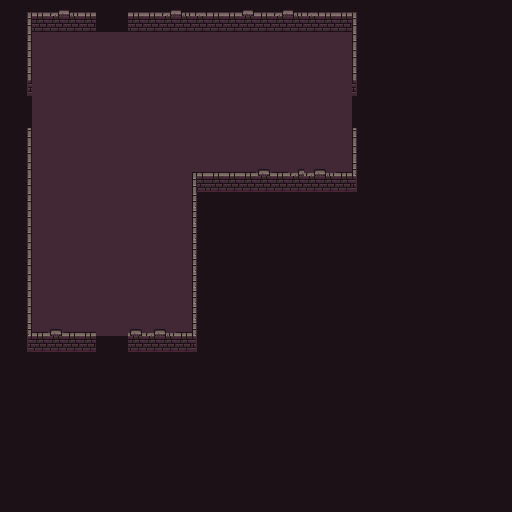

A 2D game scene composited from a Tiled map and its tileset images. What follows is a short description and the map's XML, with each tile layer's data collapsed to a summary:
An orthogonal 32x32 tile map with 16x16 px tiles, 3 tile layers (floor, walls, roof), 2 tilesets and 10 objects.

<map version="1.2" tiledversion="1.2.4" orientation="orthogonal" renderorder="right-down" width="32" height="32" tilewidth="16" tileheight="16" infinite="0" nextlayerid="6" nextobjectid="32">
 <tileset firstgid="1" source="tilesets/dungeon_set_1.tsx" />
 <tileset firstgid="257" source="tilesets/dungeon_set_3.tsx" />
 <layer id="2" name="floor" width="32" height="32">
  <data>[1024 cells, 1024 non-empty, 2 distinct tile ids]</data>
 </layer>
 <layer id="3" name="walls" width="32" height="32">
  <data>[1024 cells, 38 non-empty, 5 distinct tile ids]</data>
 </layer>
 <layer id="4" name="roof" width="32" height="32">
  <data>[1024 cells, 78 non-empty, 17 distinct tile ids]</data>
 </layer>
 <objectgroup id="5" name="COLLISIONS" offsetx="16" offsety="0">
  <object id="5" x="176" y="192" width="16" height="176" />
  <object id="8" x="192" y="192" width="144" height="16" />
  <object id="12" x="0" y="128" width="16" height="240" />
  <object id="13" x="336" y="128" width="16" height="80" />
  <object id="18" x="0" y="16" width="16" height="80" />
  <object id="19" x="16" y="16" width="64" height="16" />
  <object id="20" x="112" y="16" width="224" height="16" />
  <object id="22" x="336" y="16" width="16" height="80" />
  <object id="30" x="16" y="352" width="64" height="16" />
  <object id="31" x="112" y="352" width="64" height="16" />
 </objectgroup>
</map>
